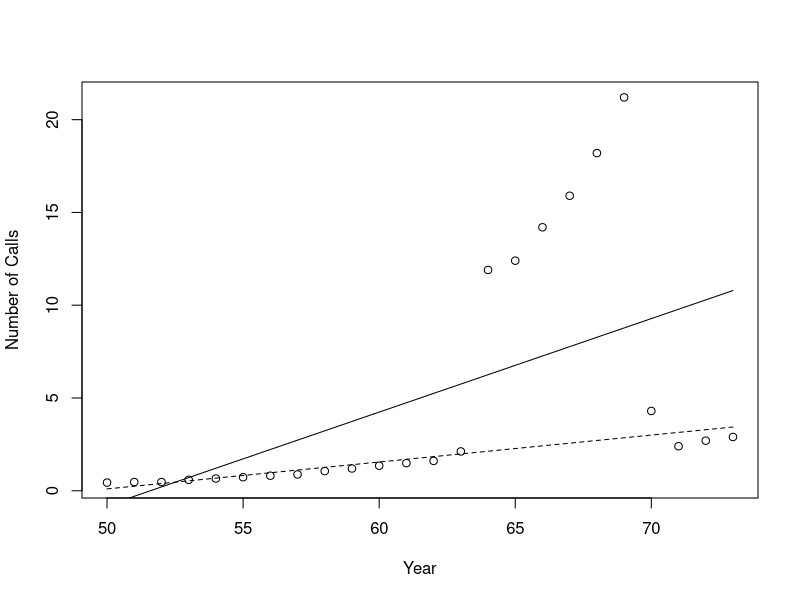

Write R code to recreate this figure.
#Page no. 578

year<-c(50:73)
call<-c(0.44,0.47,0.47,0.59,0.66,0.73,0.81,0.88,1.06,1.2,1.35,1.49,
        1.61,2.12,11.9,12.4,14.2,15.9,18.2,21.2,4.3,2.4,2.7,2.9)
plot(year,call,xlab="Year",ylab="Number of Calls")
ls<-lsfit(year,call)
coeff<-ls$coefficients
coeff

y<-function(x)
{
  -26+0.504*x
}
y1<-y(year)
y1
par(new=T)
lines(y=y1,x=year,type='l',xlab="",ylab="",xaxt="n",yaxt="n")
wilcox.test(year,call)
y<-function(x)
{
  -7.15+0.145*x
}
y2<-y(year)
y2
par(new=T)
lines(y=y2,x=year,type='l',xlab="",ylab="",xaxt="n",yaxt="n",lty=2)
